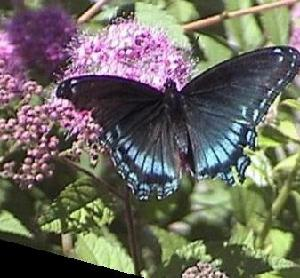
#> input picture butterfly/train/image_0005.jpg, 300 x 278 px, found by its file name; its folder holds only this picture in this run
$ python vocabulaire.py
#> lines starting #> are read from the running program, lines starting #| are printed output that depends on the picture; long printed decimals are rounded
import os
import cv2
from sklearn.cluster import KMeans
from sklearn.metrics import pairwise_distances
import numpy as np
import matplotlib.pyplot as plt
import time
import random

def sift_search():
	print("\nRECHERCHE DES SIFT DANS LA BASE D'ENTRAINEMENT (~15s)")
	start = time.time()

	#On crée l'objet SIFT et on initialise la matrice de descripteurs SIFT
	sift = cv2.SIFT_create(200)
	sift_desc = np.empty((0, 128))
	kps = []

	#Voici les 4 classes choisies pour l'entraînement, soit un total de 235 images dans les dossiers train
	folders = ["./camera/train/", "./umbrella/train/", "./butterfly/train/", "./snoopy/train/"]

	i = 0
	for folder in folders:
		for f in os.listdir(folder):
			filepath = os.path.join(folder, f)
			if f.endswith(".jpg"):
				#On fait des print intermédiaires pour s'assurer que tout va bien
				i+=1
				if i%100==0:
					print(i, " / 235 images traitées")

				#On charge l'image et on la convertit en niveaux de gris
				img = cv2.imread(filepath)
#> img is the input picture: shape (278, 300, 3); mean B, G, R 96.5, 107.3, 109.9
				gray = cv2.cvtColor(img, cv2.COLOR_BGR2GRAY)
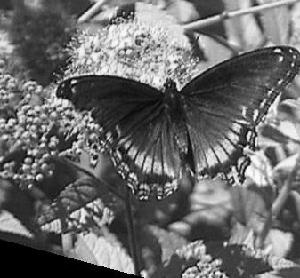
#> gray: shape (278, 300); min 0, max 254, mean 106.9

				#On détecte les points SIFT
				keypoints, descriptors = sift.detectAndCompute(gray, None)
#> keypoints = 200 keypoints; strongest (x, y, size): (159, 197, 1.9), (278, 50, 2.6), (73, 82, 2.6), (293, 65, 2)

				#On affiche les SIFT trouvés sur la première image à titre d'exemple
				if i == 1:
					img_drawn = cv2.drawKeypoints(gray, keypoints, img, cv2.DRAW_MATCHES_FLAGS_DRAW_RICH_KEYPOINTS)
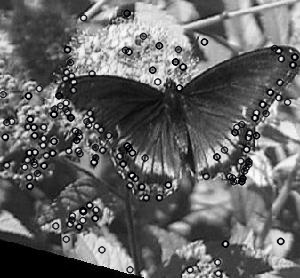
#> img_drawn: shape (278, 300, 3); mean B, G, R 101.8, 101.7, 101.7
					plt.title("Exemples de SIFT trouvés")
					plt.axis("off")
					plt.imshow(img_drawn)
					plt.show()

				#On garde aussi les portions d'images correspondantes aux keypoints
				for keypoint in keypoints:
					x = int(keypoint.pt[0])
					y = int(keypoint.pt[1])
					size = int(keypoint.size+10)
					portion = gray[x-size:x+size, y-size:y+size]
					kps.append(portion)
#> this loop made 200 passes
#> (keypoint, x, y, size) on passes 1 to 3: (keypoint at (53.5, 113.9), size 3.1, 53, 113, 13), (keypoint at (69.7, 223.7), size 2.4, 69, 223, 12), (keypoint at (53.5, 140.9), size 5.1, 53, 140, 15)
#> pass 1, in sift_search, `portion = gray[x-size:x+size, y-size:y+size]`:
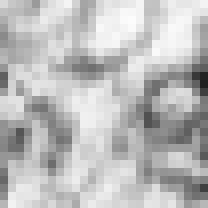
#> portion: shape (26, 26) (shown 8 times larger); min 33, max 252, mean 187.8
#> after the loop, kps = 200 items

				#On ajoute les descripteurs trouvés à notre matrice de descripteurs SIFT
				sift_desc = np.vstack((sift_desc, descriptors))

	#Pour info
	elapsed = time.time() - start
	print("Temps de traitement : ", time.strftime("%H:%M:%S", time.gmtime(elapsed)))
#| Temps de traitement :  00:00:00
	print("Shape des descripteurs: ", sift_desc.shape)
#| Shape des descripteurs:  (800, 128)
#> the answer given: y
	return sift_desc, kps

def n_search(sift_desc):
	print("\nRECHERCHE DE N (De 1 à 100)")

	#On va chercher la variance intra-classe selon un N variant de 1 à la moitié de notre nombre de SIFT
	variances = []
	N = range(1, 100)
	start = time.time()

	for n in N:
		print("Test avec N =", n)
		variance = 0
		kmeans = KMeans(n).fit(sift_desc)
		variances.append(kmeans.inertia_)
#> after the loop, variances = 99 values, max 103471046.7 at index 0, min 25957326.9 at index 98, mean 48728498.3

	elapsed = time.time() - start
	print("Temps de traitement : ", time.strftime("%H:%M:%S", time.gmtime(elapsed)))

	#On plot le tout pour appliquer la elbow method
	plt.figure()
	plt.plot(N, variances)
	plt.xlabel("Nombres de clusters")
	plt.ylabel("Variance intra-classe")
	plt.title("Elbow method")
	plt.savefig("./out/elbow_method_results.png")
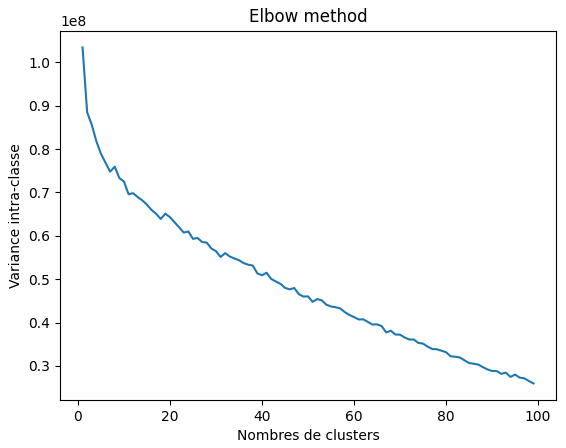
#> figure drawn by matplotlib, 1 panel; curve peaks at x = 1, y = 103471046.7
#> the answer given: y
	plt.show()
	print("Image sauvegardée (./out/elbow_method_results.png)")

def save_matrix(N, sift_desc, kps):
#> called with N = 24
	print("\nCREATION DE LA MATRICE DE VOCABULAIRE AVEC LE BEST N =", N)
	start = time.time()
	#On effectue la clusterisation avec KMeans et on sauvegarde les centres de clusters
	kmeans = KMeans(N).fit(sift_desc)
	elapsed = time.time() - start
	print("Temps de traitement : ", time.strftime("%H:%M:%S", time.gmtime(elapsed)))
	print("Variance intra-classe : ", kmeans.inertia_)
#| Variance intra-classe :  60271311.743
	matrice = kmeans.cluster_centers_
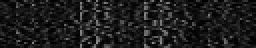
#> matrice: shape (24, 128) float64 (shown 2 times larger); min 0.333, max 144, mean 28.9
	np.savetxt("./out/matrice_vocabulaire.out", matrice)
	print("Matrice de vocabulaire sauvegardée (out/matrice_vocabulaire.out)")

	#On sauvegarde deux portions d'images pour chaque cluster
	for i in range(N):
		idx = np.where(kmeans.labels_ == i)
		kp1 = kps[idx[0][0]]
		kp2 = kps[idx[0][random.randint(1,len(idx[0])-1)]]
		if kp1.size:
			cv2.imwrite("./out/clusters_snippets/cluster"+str(i)+"_portion1.png", kp1)
		if kp2.size:
			cv2.imwrite("./out/clusters_snippets/cluster"+str(i)+"_portion2.png", kp2)
#> this loop made 24 passes
#> pass 1, in save_matrix, `kp1 = kps[idx[0][0]]`:
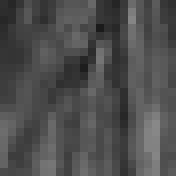
#> kp1: shape (22, 22) (shown 8 times larger); min 28, max 136, mean 77.7
#> pass 2, in save_matrix, `kp2 = kps[idx[0][random.randint(1,len(idx[0])-1)]]`:
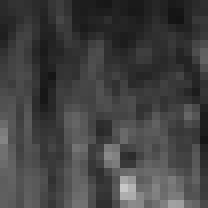
#> kp2: shape (26, 26) (shown 8 times larger); min 19, max 200, mean 65.6
	print("Portions d'images sauvegardées dans le dossier out/clusters_snippets/")
	return matrice

def construct_vocabulaire():
	descriptors, keypoints = sift_search()

	answer = input("\nSouhaitez-vous effectuer la recherche du N optimal pour le KMeans (~2h sur nos machines)?  y/n \n")
	if answer == "y":
		n_search(descriptors)

	#Le meilleur nombre de clusters de points SIFT pour le KMeans d'après la "Elbow Method"
	best_N = 24

	answer = input("\nSouhaitez-vous recréer la matrice_vocabulaire? (~40s sur nos machines) y/n \nCela risque de donner des résultats différents de ceux énoncés dans notre fichier réponse... \n")
	if answer == "y":
		matrice = save_matrix(best_N, descriptors, keypoints)
	else:
		matrice = np.loadtxt("./out/matrice_vocabulaire.out")
	return matrice

if __name__ == "__main__" :
	construct_vocabulaire()
